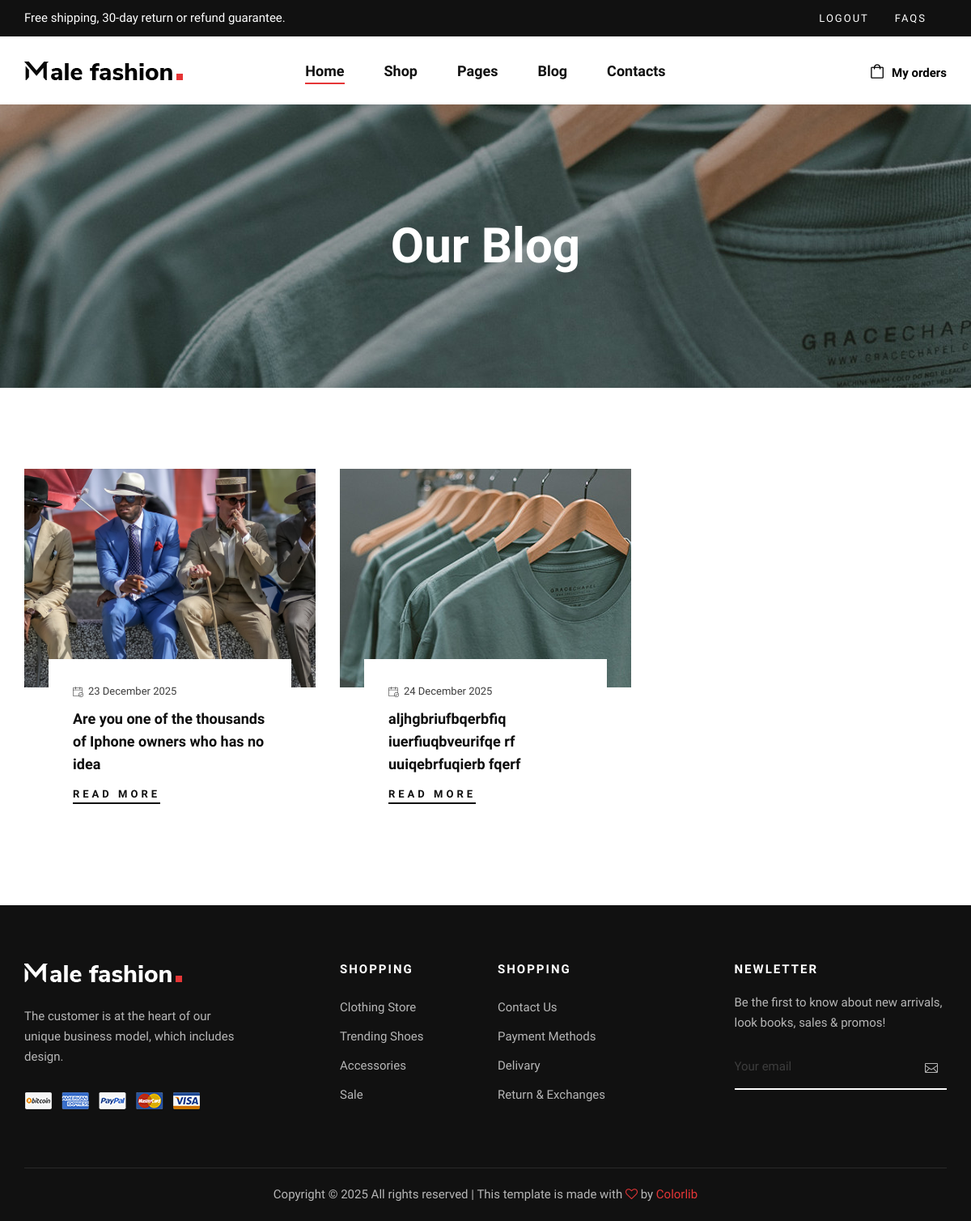
The page /blog/ (signed in) on the database its author committed.
### blog/models.py (models this page shows, shortened)
class Blog(models.Model):
    slug = models.SlugField(unique=True, primary_key=True)
    title = models.CharField(max_length=200)
    text = models.TextField()
    quote = models.CharField(max_length=100)
    author = models.CharField(max_length=100)
    image = models.ImageField(upload_to='blogs')
    tags = models.ManyToManyField(Tag, related_name="blogs")
    created_at = models.DateTimeField(auto_now_add=True)
    updated_at = models.DateTimeField(auto_now=True)

### blog/views.py (the view)
# urls.py: path('', BlosPageView.as_view(), name='blog'),
class BlosPageView(LoginRequiredMixin,ListView):
    template_name = 'blog/blog.html'
    login_url = '/auth/sign-in/'
    model = Blog
    context_object_name = "blogs"

### blog/templates/blog/blog.html (shortened to what this page needs)
{% extends "base.html" %}
{% load static %}
{% block content %}
    <section class="breadcrumb-blog set-bg" data-setbg="{% static 'img/breadcrumb-bg.jpg' %}">
        <div class="container">
            <div class="row">
                <div class="col-lg-12">
                    <h2>Our Blog</h2>
                </div>
            </div>
        </div>
    </section>
    <section class="blog spad">
        <div class="container">
            <div class="row">
                {% for blog in blogs %}
                <div class="col-lg-4 col-md-6 col-sm-6">
                    <div class="blog__item">
                        <div class="blog__item__pic set-bg" data-setbg="{{ blog.image.url }}"></div>
                        <div class="blog__item__text">
                            <span><img src="{% static 'img/icon/calendar.png' %}" alt="">{{ blog.created_at|date:"d F Y" }}</span>
                            <h5>{{ blog.title }}</h5>
                            <a href="{% url "blog:blog-detail" blog.slug %}">Read More</a>
                        </div>
                    </div>
                </div>
                 {% endfor %}
            </div>
        </div>
    </section>
{% endblock content %}

### static/css/style.css (style rules this page uses)
html, body { height: 100%; font-family: "Nunito Sans", sans-serif; -webkit-font-smoothing: antialiased; }
h1, h2, h3, h4, h5, h6 { margin: 0; color: #111111; font-weight: 400; font-family: "Nunito Sans", sans-serif; }
h2 { font-size: 36px; }
h5 { font-size: 18px; }
img { max-width: 100%; }
.set-bg { background-repeat: no-repeat; background-size: cover; background-position: top center; }
.spad { padding-top: 100px; padding-bottom: 100px; }
.blog { padding-bottom: 55px; }
.breadcrumb-blog { text-align: center; display: -webkit-box; display: -ms-flexbox; display: flex; -webkit-box-align: center; -ms-flex-align: center; align-items: center; -webkit-box-pack: center; -ms-flex-pack: center; justify-content: center; height: 350px; }
.breadcrumb-blog h2 { color: #ffffff; font-size: 60px; font-weight: 700; }
.blog__item { margin-bottom: 45px; }
.blog__item__pic { height: 270px; }
.blog__item__text { padding: 30px 30px 25px; margin: 0 30px; margin-top: -35px; background: #ffffff; -webkit-transition: all, 0.3s; -o-transition: all, 0.3s; transition: all, 0.3s; }
.blog__item__text span { color: #3d3d3d; font-size: 13px; display: block; margin-bottom: 10px; }
.blog__item__text span img { margin-right: 6px; }
.blog__item__text h5 { color: #0d0d0d; font-weight: 700; line-height: 28px; margin-bottom: 10px; }
.blog__item__text a { display: inline-block; color: #111111; font-size: 13px; font-weight: 700; letter-spacing: 4px; text-transform: uppercase; padding: 3px 0; position: relative; }
.blog__item__text a:after { position: absolute; left: 0; bottom: 0; width: 100%; height: 2px; background: #111111; content: ""; -webkit-transition: all, 0.3s; -o-transition: all, 0.3s; transition: all, 0.3s; }
@media only screen and (min-width: 1200px) { .container { max-width: 1170px; } }

### rows shown on the page
Blog: shows a picture, created_at "23 December 2025", title "Are you one of the thousands of Iphone owners who has no idea"
Blog: shows a picture, created_at "24 December 2025", title "aljhgbriufbqerbfiq iuerfiuqbveurifqe rf uuiqebrfuqierb fqerf"
